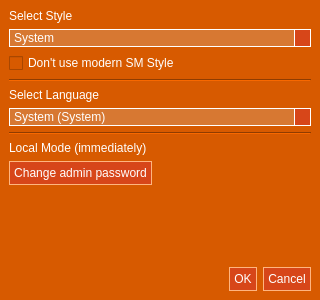
<?xml version="1.0" encoding="UTF-8"?>
<ui version="4.0">
 <class>frmConfig</class>
 <widget class="QDialog" name="frmConfig">
  <property name="windowModality">
   <enum>Qt::WindowModal</enum>
  </property>
  <property name="geometry">
   <rect>
    <x>0</x>
    <y>0</y>
    <width>320</width>
    <height>300</height>
   </rect>
  </property>
  <property name="minimumSize">
   <size>
    <width>320</width>
    <height>300</height>
   </size>
  </property>
  <property name="maximumSize">
   <size>
    <width>320</width>
    <height>300</height>
   </size>
  </property>
  <property name="windowTitle">
   <string>Config</string>
  </property>
  <layout class="QVBoxLayout" name="vlConfig">
   <property name="spacing">
    <number>0</number>
   </property>
   <property name="leftMargin">
    <number>0</number>
   </property>
   <property name="topMargin">
    <number>0</number>
   </property>
   <property name="rightMargin">
    <number>0</number>
   </property>
   <property name="bottomMargin">
    <number>0</number>
   </property>
   <item>
    <widget class="QWidget" name="configWidget" native="true">
     <property name="styleSheet">
      <string notr="true">QWidget#configWidget{
	background-color: rgb(215, 90, 0);
	color: rgb(255, 255, 255);
	selection-background-color: rgb(255, 255, 255);
	selection-color: rgb(215, 90, 0);
}
QMessageBox{
	background-color: rgb(215, 90, 0);
	color: rgb(255, 255, 255);
	selection-background-color: rgb(255, 255, 255);
	selection-color: rgb(215, 90, 0);
}
QInputBox{
	background-color: rgb(215, 90, 0);
	color: rgb(255, 255, 255);
	selection-background-color: rgb(255, 255, 255);
	selection-color: rgb(215, 90, 0);
}
QLabel{
	background-color: rgb(215, 120, 50);
	color: rgb(255, 255, 255);
	selection-background-color: rgb(255, 255, 255);
	selection-color: rgb(215, 90, 0);
}
QFrame{
	background-color: rgb(215, 90, 0);
	color: rgb(255, 255, 255);
	selection-background-color: rgb(255, 255, 255);
	selection-color: rgb(215, 90, 0);
}
QCheckBox{
	background-color: rgb(215, 90, 0);
	color: rgb(255, 255, 255);
	selection-background-color: rgb(255, 255, 255);
	selection-color: rgb(215, 90, 0);
}
QComboBox{
	background-color: rgb(215, 120, 50);
	color: rgb(255, 255, 255);
	selection-background-color: rgb(255, 255, 255);
	selection-color: rgb(215, 90, 0);
	border: 1px solid white;
}
QComboBox::drop-down {
    subcontrol-origin: padding;
    subcontrol-position: top right;
    width: 15px;
    background-color: rgb(215, 70, 25); 
    border-left-width: 1px;
    border-left-color: white;
    border-left-style: solid;
}
QComboBox::drop-down:hover{
	background-color: rgb(255, 255, 255);
}
QComboBox::drop-down:on{
	background-color: rgb(255, 255, 255);
}
QComboBox::down-arrow{
	image: url(:/icon/down-arrow.png);
}
QComboBox::down-arrow:hover{
	image: url(:/icon/down-arrow_o.png);
}
QComboBox::down-arrow:on{
    image: url(:/icon/down-arrow_o.png);
    top: 1px;
    left: 1px;
}
QComboBox QAbstractItemView{
	background-color: rgb(215, 120, 50);
	color: rgb(255, 255, 255);
	selection-background-color: rgb(255, 255, 255);
	selection-color: rgb(215, 90, 0);
	outline: none;
}
QLineEdit{
	background-color: rgb(215, 120, 50);
	color: rgb(255, 255, 255);
	selection-background-color: rgb(255, 255, 255);
	selection-color: rgb(215, 90, 0);
	border: 1px solid white;
}
QPushButton{
	border-style: ridge;
	background-color: rgb(215, 70, 25); 
	color: rgb(255, 255, 255);
	border-width: 1px;
	border-radius: 0px;
	border-color: rgb(215, 120, 50);
	min-width: 5em;
	padding: 4px;
}
QPushButton:hover{
	background-color: rgb(255, 255, 255);
	color: rgb(215, 70, 25);
}
QPushButton:pressed{
	background-color: rgb(255, 255, 255);
	color: rgb(215, 70, 25);
	border-style: inset;
}
</string>
     </property>
     <layout class="QVBoxLayout" name="vlConfigWidget">
      <item>
       <widget class="KPTLabel" name="labStyle">
        <property name="text">
         <string>Select Style</string>
        </property>
       </widget>
      </item>
      <item>
       <widget class="QComboBox" name="cbStyle">
        <item>
         <property name="text">
          <string>System</string>
         </property>
        </item>
       </widget>
      </item>
      <item>
       <widget class="QCheckBox" name="cbSMStyle">
        <property name="text">
         <string>Don't use modern SM Style</string>
        </property>
       </widget>
      </item>
      <item>
       <widget class="Line" name="lineUStyle">
        <property name="orientation">
         <enum>Qt::Horizontal</enum>
        </property>
       </widget>
      </item>
      <item>
       <widget class="QLabel" name="labLang">
        <property name="text">
         <string>Select Language</string>
        </property>
       </widget>
      </item>
      <item>
       <widget class="QComboBox" name="cbLanguage">
        <item>
         <property name="text">
          <string>System (System)</string>
         </property>
        </item>
       </widget>
      </item>
      <item>
       <widget class="Line" name="lineULang">
        <property name="orientation">
         <enum>Qt::Horizontal</enum>
        </property>
       </widget>
      </item>
      <item>
       <widget class="QLabel" name="labLocalMode">
        <property name="text">
         <string>Local Mode (immediately)</string>
        </property>
       </widget>
      </item>
      <item>
       <layout class="QHBoxLayout" name="hlLocalMode">
        <item>
         <widget class="QPushButton" name="cmdChangeAdminPassword">
          <property name="text">
           <string>Change admin password</string>
          </property>
         </widget>
        </item>
        <item>
         <spacer name="hsLocalMode">
          <property name="orientation">
           <enum>Qt::Horizontal</enum>
          </property>
          <property name="sizeHint" stdset="0">
           <size>
            <width>0</width>
            <height>0</height>
           </size>
          </property>
         </spacer>
        </item>
       </layout>
      </item>
      <item>
       <spacer name="vsConfig">
        <property name="orientation">
         <enum>Qt::Vertical</enum>
        </property>
        <property name="sizeHint" stdset="0">
         <size>
          <width>0</width>
          <height>0</height>
         </size>
        </property>
       </spacer>
      </item>
      <item>
       <layout class="QHBoxLayout" name="hlButtons">
        <item>
         <spacer name="hsButtonSpacer">
          <property name="orientation">
           <enum>Qt::Horizontal</enum>
          </property>
          <property name="sizeHint" stdset="0">
           <size>
            <width>0</width>
            <height>0</height>
           </size>
          </property>
         </spacer>
        </item>
        <item>
         <widget class="QPushButton" name="cmdOK">
          <property name="text">
           <string>OK</string>
          </property>
          <property name="icon">
           <iconset theme="dialog-ok">
            <normaloff/>
           </iconset>
          </property>
         </widget>
        </item>
        <item>
         <widget class="QPushButton" name="cmdCancel">
          <property name="text">
           <string>Cancel</string>
          </property>
          <property name="icon">
           <iconset theme="dialog-cancel">
            <normaloff/>
           </iconset>
          </property>
         </widget>
        </item>
       </layout>
      </item>
     </layout>
    </widget>
   </item>
  </layout>
 </widget>
 <customwidgets>
  <customwidget>
   <class>KPTLabel</class>
   <extends>QLabel</extends>
   <header>KPTLabel.h</header>
   <slots>
    <signal>mouseRelease(QMouseEvent*)</signal>
    <signal>mousePress(QMouseEvent*)</signal>
    <signal>mouseMove(QMouseEvent*)</signal>
   </slots>
  </customwidget>
 </customwidgets>
 <resources/>
 <connections/>
</ui>
